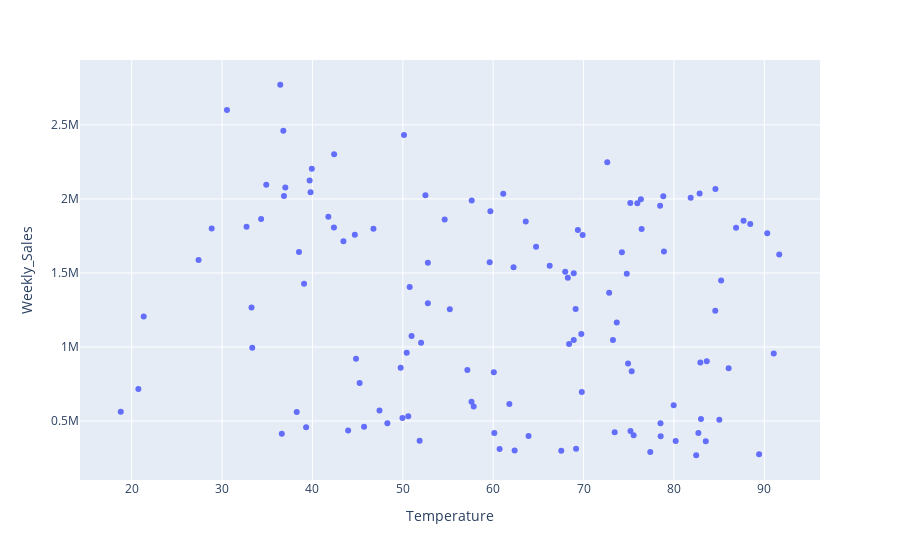

Notebook cell for this chart:
### Markdown cell above
# EDA

### Code cell
fig1 = px.scatter(dataset, x = 'Temperature' , y = 'Weekly_Sales')
fig1.show()

### Figure 1 — Plotly figure (JSON) as saved in the notebook; plotly's stock layout.template omitted (floating-point values rounded to 4 significant figures; data arrays with more than 128 entries replaced by an {"elided": "..."} marker saying what was removed)
{"data": [{"hovertemplate": "Temperature=%{x}<br>Weekly_Sales=%{y}<extra></extra>", "legendgroup": "", "marker": {"color": "#636efa", "symbol": "circle"}, "mode": "markers", "name": "", "orientation": "v", "showlegend": false, "type": "scatter", "x": {"elided": "150 float values"}, "xaxis": "x", "y": {"elided": "150 float values"}, "yaxis": "y"}], "layout": {"legend": {"tracegroupgap": 0}, "margin": {"t": 60}, "xaxis": {"anchor": "y", "domain": [0, 1], "title": {"text": "Temperature"}}, "yaxis": {"anchor": "x", "domain": [0, 1], "title": {"text": "Weekly_Sales"}}}}
